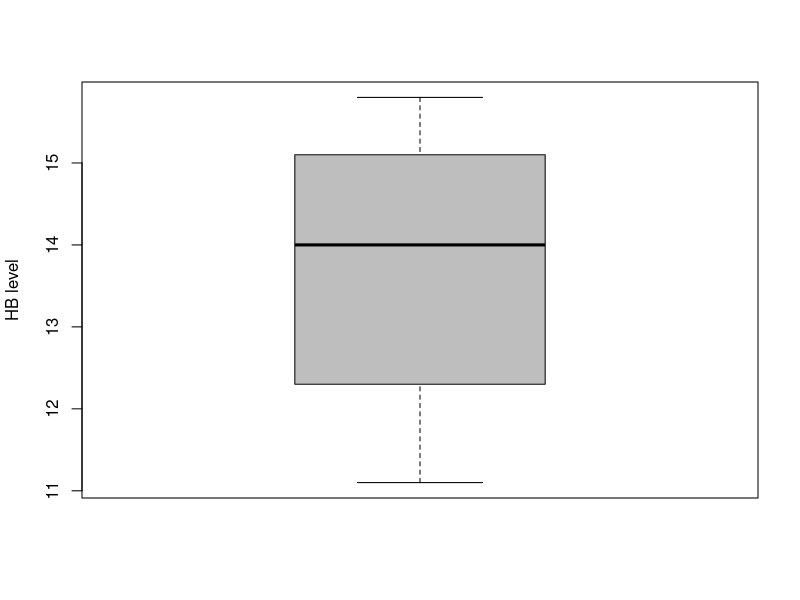
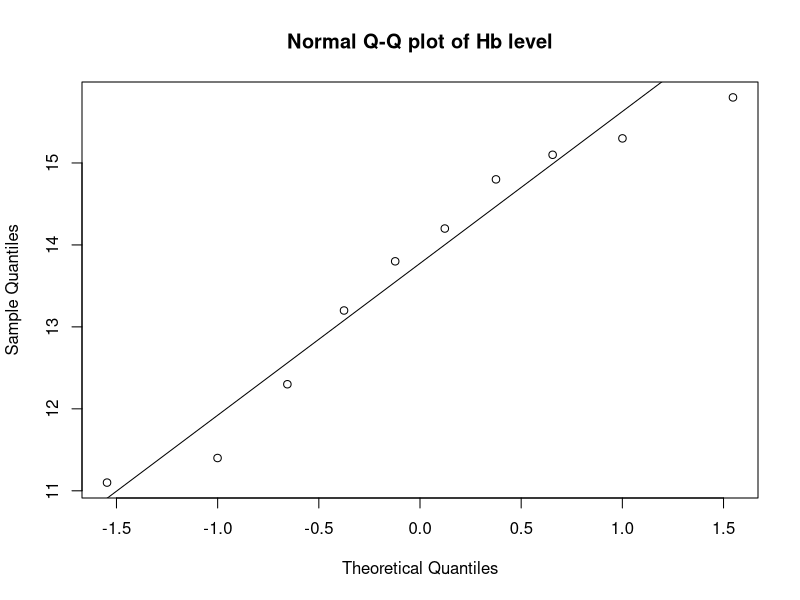

The R script that drew these images, in order:
# H0:mu>=14
# H1:mu<14

n=10
data=c(12.3,11.4,14.2,15.3,14.8,13.8,11.1,15.1,15.8,13.2)
mu=14.6
alpha=0.01
x.bar=mean(data)
data_sd=sd(data)
# t distribution when n<30
t=(x.bar-mu)/(data_sd/sqrt(n))
ttab=qt(alpha,n-1)
# since ttab falls in accepted region
# H0 is accepted

# pvalue
pvalue=pt(t,df=n-1)
# since pvalue>alpha H0 is accepted
boxplot(data,ylab="HB level",col = "gray")
qqnorm(data,main =  "Normal Q-Q plot of Hb level")
qqline(data)